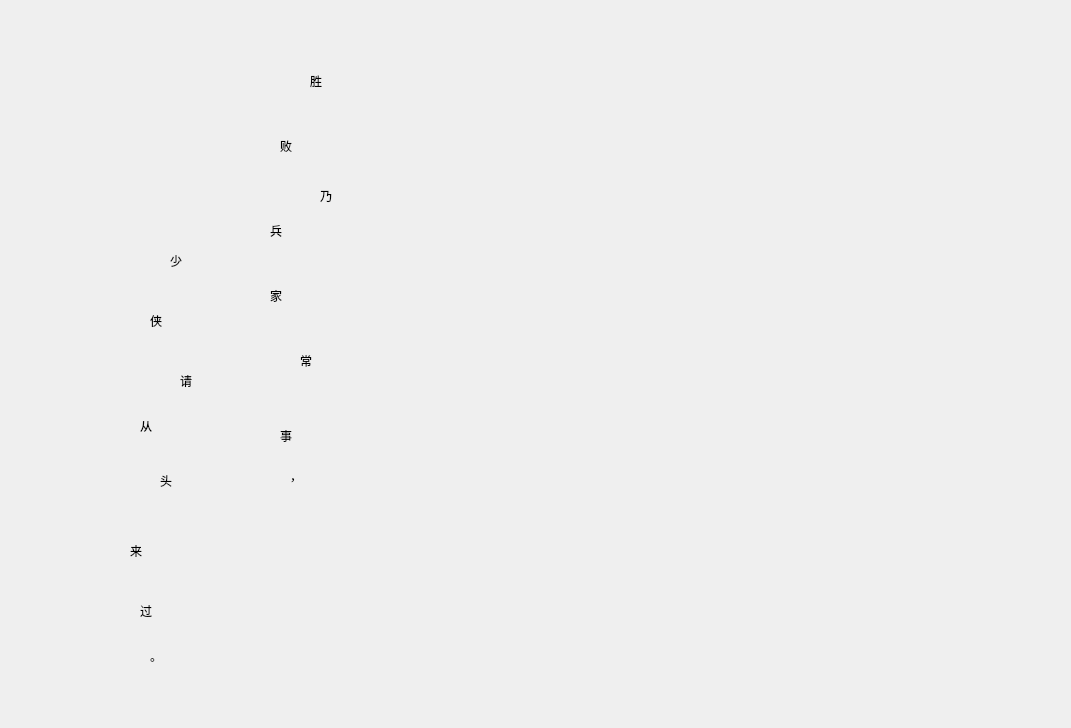
<?xml version="1.0" encoding="UTF-8"?>
<ui version="4.0">
 <class>gameover</class>
 <widget class="QDialog" name="gameover">
  <property name="geometry">
   <rect>
    <x>0</x>
    <y>0</y>
    <width>1071</width>
    <height>728</height>
   </rect>
  </property>
  <property name="sizePolicy">
   <sizepolicy hsizetype="Fixed" vsizetype="Fixed">
    <horstretch>0</horstretch>
    <verstretch>0</verstretch>
   </sizepolicy>
  </property>
  <property name="minimumSize">
   <size>
    <width>1071</width>
    <height>728</height>
   </size>
  </property>
  <property name="maximumSize">
   <size>
    <width>1071</width>
    <height>728</height>
   </size>
  </property>
  <property name="windowTitle">
   <string>无涯</string>
  </property>
  <property name="windowIcon">
   <iconset resource="Menu.qrc">
    <normaloff>:/icon/Resources/无涯.png</normaloff>:/icon/Resources/无涯.png</iconset>
  </property>
  <property name="styleSheet">
   <string notr="true">border-image: url(:/end/Resources/end.png);</string>
  </property>
  <widget class="QLabel" name="label">
   <property name="geometry">
    <rect>
     <x>310</x>
     <y>30</y>
     <width>91</width>
     <height>101</height>
    </rect>
   </property>
   <property name="styleSheet">
    <string notr="true">border-image: url(:/Menu/Resources/透明背景.png);
font: 36pt &quot;华文行楷&quot;;</string>
   </property>
   <property name="text">
    <string>胜</string>
   </property>
  </widget>
  <widget class="QLabel" name="label_2">
   <property name="geometry">
    <rect>
     <x>280</x>
     <y>110</y>
     <width>71</width>
     <height>71</height>
    </rect>
   </property>
   <property name="styleSheet">
    <string notr="true">border-image: url(:/Menu/Resources/透明背景.png);
font: 36pt &quot;华文行楷&quot;;</string>
   </property>
   <property name="text">
    <string>败</string>
   </property>
  </widget>
  <widget class="QLabel" name="label_3">
   <property name="geometry">
    <rect>
     <x>320</x>
     <y>160</y>
     <width>81</width>
     <height>71</height>
    </rect>
   </property>
   <property name="styleSheet">
    <string notr="true">border-image: url(:/Menu/Resources/透明背景.png);
font: 36pt &quot;华文行楷&quot;;</string>
   </property>
   <property name="text">
    <string>乃</string>
   </property>
  </widget>
  <widget class="QLabel" name="label_4">
   <property name="geometry">
    <rect>
     <x>270</x>
     <y>200</y>
     <width>71</width>
     <height>61</height>
    </rect>
   </property>
   <property name="styleSheet">
    <string notr="true">border-image: url(:/Menu/Resources/透明背景.png);
font: 36pt &quot;华文行楷&quot;;</string>
   </property>
   <property name="text">
    <string>兵</string>
   </property>
  </widget>
  <widget class="QLabel" name="label_5">
   <property name="geometry">
    <rect>
     <x>270</x>
     <y>260</y>
     <width>81</width>
     <height>71</height>
    </rect>
   </property>
   <property name="styleSheet">
    <string notr="true">border-image: url(:/Menu/Resources/透明背景.png);
font: 36pt &quot;华文行楷&quot;;</string>
   </property>
   <property name="text">
    <string>家</string>
   </property>
  </widget>
  <widget class="QLabel" name="label_6">
   <property name="geometry">
    <rect>
     <x>300</x>
     <y>320</y>
     <width>81</width>
     <height>81</height>
    </rect>
   </property>
   <property name="styleSheet">
    <string notr="true">border-image: url(:/Menu/Resources/透明背景.png);
font: 36pt &quot;华文行楷&quot;;</string>
   </property>
   <property name="text">
    <string>常</string>
   </property>
  </widget>
  <widget class="QLabel" name="label_7">
   <property name="geometry">
    <rect>
     <x>280</x>
     <y>390</y>
     <width>91</width>
     <height>91</height>
    </rect>
   </property>
   <property name="styleSheet">
    <string notr="true">border-image: url(:/Menu/Resources/透明背景.png);
font: 36pt &quot;华文行楷&quot;;</string>
   </property>
   <property name="text">
    <string>事</string>
   </property>
  </widget>
  <widget class="QLabel" name="label_8">
   <property name="geometry">
    <rect>
     <x>290</x>
     <y>450</y>
     <width>51</width>
     <height>51</height>
    </rect>
   </property>
   <property name="styleSheet">
    <string notr="true">border-image: url(:/Menu/Resources/透明背景.png);
font: 36pt &quot;华文行楷&quot;;</string>
   </property>
   <property name="text">
    <string>，</string>
   </property>
  </widget>
  <widget class="QLabel" name="label_9">
   <property name="geometry">
    <rect>
     <x>170</x>
     <y>220</y>
     <width>91</width>
     <height>81</height>
    </rect>
   </property>
   <property name="styleSheet">
    <string notr="true">border-image: url(:/Menu/Resources/透明背景.png);
font: 36pt &quot;华文行楷&quot;;</string>
   </property>
   <property name="text">
    <string>少</string>
   </property>
  </widget>
  <widget class="QLabel" name="label_10">
   <property name="geometry">
    <rect>
     <x>150</x>
     <y>280</y>
     <width>71</width>
     <height>81</height>
    </rect>
   </property>
   <property name="styleSheet">
    <string notr="true">border-image: url(:/Menu/Resources/透明背景.png);
font: 36pt &quot;华文行楷&quot;;</string>
   </property>
   <property name="text">
    <string>侠</string>
   </property>
  </widget>
  <widget class="QLabel" name="label_11">
   <property name="geometry">
    <rect>
     <x>180</x>
     <y>340</y>
     <width>91</width>
     <height>81</height>
    </rect>
   </property>
   <property name="styleSheet">
    <string notr="true">border-image: url(:/Menu/Resources/透明背景.png);
font: 36pt &quot;华文行楷&quot;;</string>
   </property>
   <property name="text">
    <string>请</string>
   </property>
  </widget>
  <widget class="QLabel" name="label_12">
   <property name="geometry">
    <rect>
     <x>140</x>
     <y>390</y>
     <width>81</width>
     <height>71</height>
    </rect>
   </property>
   <property name="styleSheet">
    <string notr="true">border-image: url(:/Menu/Resources/透明背景.png);
font: 36pt &quot;华文行楷&quot;;</string>
   </property>
   <property name="text">
    <string>从</string>
   </property>
  </widget>
  <widget class="QLabel" name="label_13">
   <property name="geometry">
    <rect>
     <x>160</x>
     <y>440</y>
     <width>81</width>
     <height>81</height>
    </rect>
   </property>
   <property name="styleSheet">
    <string notr="true">border-image: url(:/Menu/Resources/透明背景.png);
font: 36pt &quot;华文行楷&quot;;</string>
   </property>
   <property name="text">
    <string>头</string>
   </property>
  </widget>
  <widget class="QLabel" name="label_14">
   <property name="geometry">
    <rect>
     <x>130</x>
     <y>510</y>
     <width>81</width>
     <height>81</height>
    </rect>
   </property>
   <property name="styleSheet">
    <string notr="true">border-image: url(:/Menu/Resources/透明背景.png);
font: 36pt &quot;华文行楷&quot;;</string>
   </property>
   <property name="text">
    <string>来</string>
   </property>
  </widget>
  <widget class="QLabel" name="label_15">
   <property name="geometry">
    <rect>
     <x>140</x>
     <y>570</y>
     <width>71</width>
     <height>81</height>
    </rect>
   </property>
   <property name="styleSheet">
    <string notr="true">border-image: url(:/Menu/Resources/透明背景.png);
font: 36pt &quot;华文行楷&quot;;</string>
   </property>
   <property name="text">
    <string>过</string>
   </property>
  </widget>
  <widget class="QLabel" name="label_16">
   <property name="geometry">
    <rect>
     <x>150</x>
     <y>630</y>
     <width>51</width>
     <height>51</height>
    </rect>
   </property>
   <property name="styleSheet">
    <string notr="true">border-image: url(:/Menu/Resources/透明背景.png);
font: 36pt &quot;华文行楷&quot;;</string>
   </property>
   <property name="text">
    <string>。</string>
   </property>
  </widget>
 </widget>
 <layoutdefault spacing="6" margin="11"/>
 <resources>
  <include location="Menu.qrc"/>
 </resources>
 <connections/>
</ui>
